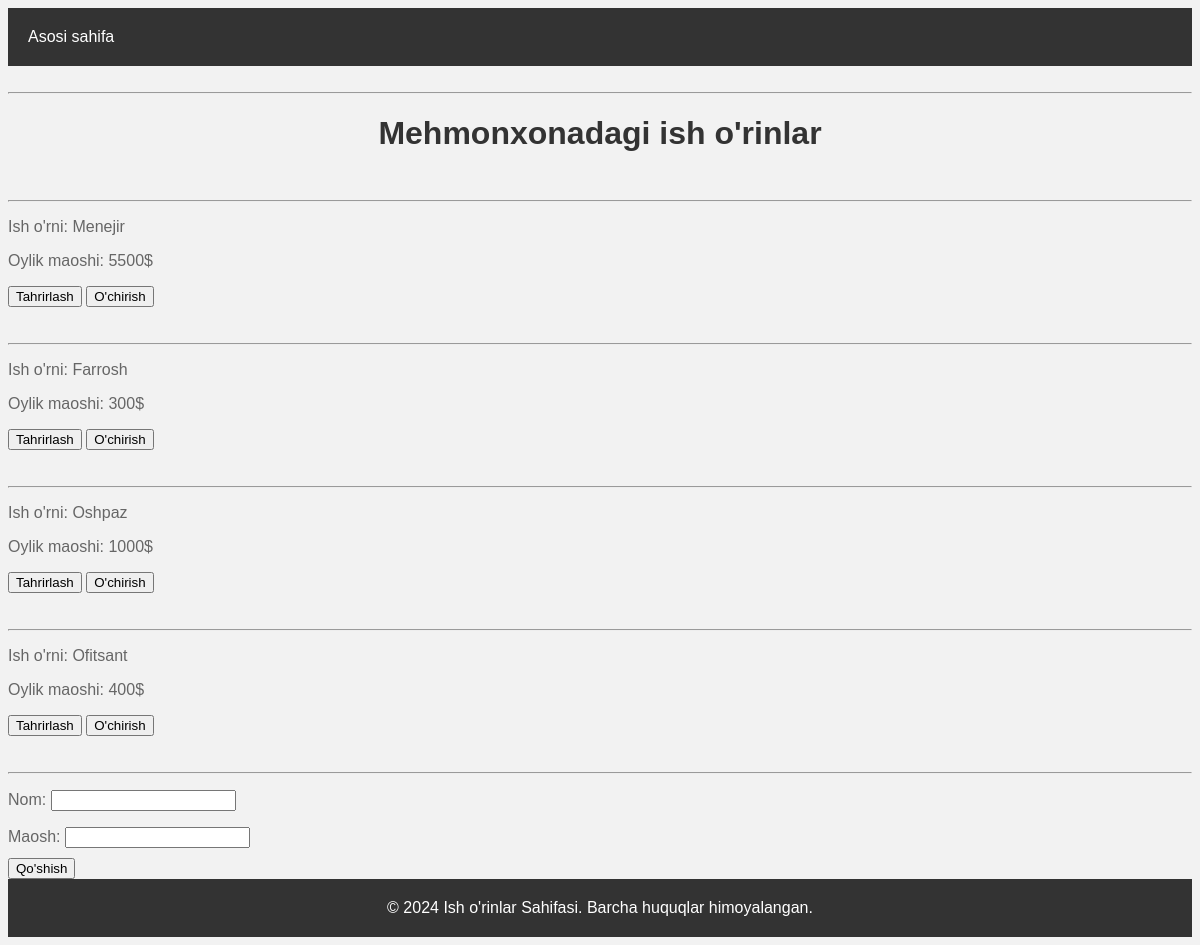
Page /lavozim/ on the committed database.
### mainApp/models.py (models this page shows, shortened)
class Lavozim(models.Model):
    nom = models.CharField(max_length=250)
    maosh = models.PositiveIntegerField()

### mainApp/views.py (the view)
# urls.py: path('lavozim/', lavozim),
def lavozim(request):
    if request.method == "POST":
        data = LavozimForm(request.POST)
        if data.is_valid():
            data.save()
        return redirect("/lavozim/")
    context = {
        "lavozimlar": Lavozim.objects.all(),
        "form": LavozimForm()
    }
    return render(request, 'lavozim.html', context)

### mainApp/forms.py
class LavozimForm(forms.ModelForm):
    class Meta:
        model = Lavozim
        fields = '__all__'

### templates/lavozim.html (shortened to what this page needs)
<!DOCTYPE html>
<html lang="en">
<head>
</head>
<body>
    <header>
        <nav>
            <ul>
                <li><a href="{% url 'home'%}">Asosi sahifa</a></li>
            </ul>
        </nav>
    </header>
<br>
<hr>
<h1>Mehmonxonadagi ish o'rinlar</h1>
<br>
<hr>
{% for lavozim in lavozimlar %}
<p>Ish o'rni: {{ lavozim.nom}}</p>
<p>Oylik maoshi: {{ lavozim.maosh}}$</p>
    <p><a href="/lavozim/{{lavozim.id}}/tahrirlash/"> <button>Tahrirlash</button></a>  <a href="/lavozim_ochir/{{lavozim.id}}"><button>O'chirish</button></a></p>
<br>
<hr>
{% endfor %}
    <form method="post">
        {{ form.as_p }}
        <button>Qo'shish</button>
    </form>
 <footer>
        &copy; 2024 Ish o'rinlar Sahifasi. Barcha huquqlar himoyalangan.
    </footer>
</body>
</html>

### templates/lavozim.html (style rules this page uses)
body { font-family: Arial, sans-serif; background-color: #f2f2f2; }
header { background-color: #333; padding: 20px; color: #fff; }
nav ul { list-style-type: none; margin: 0; padding: 0; }
nav ul li { display: inline; }
nav ul li a { color: #fff; text-decoration: none; margin-right: 20px; }
h1 { color: #333; text-align: center; }
p { color: #666; margin-bottom: 10px; }
footer { background-color: #333; padding: 20px; color: #fff; text-align: center; }

### rows in the picture
Lavozim: nom "Menejir", maosh "5500"
Lavozim: nom "Farrosh", maosh "300"
Lavozim: nom "Oshpaz", maosh "1000"
Lavozim: nom "Ofitsant", maosh "400"
